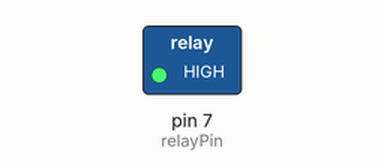
This sketch was run on a simulated Arduino Uno, built with avr-gcc and run on an emulated ATmega328P. On the bench: switched loads named in the sketch (green lamp = pin HIGH).

Above: at 1.2 s.
At 2.0 s:
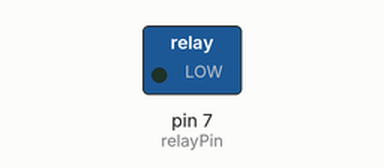
Timing chart, 0 to 5.7 s (numbered marks = the images above):
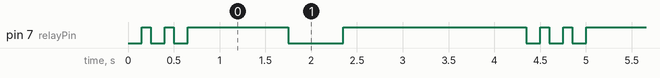

The sketch:

bypass_logic.ino
```cpp
// Smart Hardware Bypass - Relay Frequency Control
// Built by Aliasgar Meman

const int relayPin = 7; // Relay IN pin connected to Arduino Pin 7

void setup() {
  pinMode(relayPin, OUTPUT);
}

void loop() {
  // Automatic Custom Pulse Pattern
  for(int i = 0; i < 3; i++) {
    digitalWrite(relayPin, LOW);  // Horn ON
    delay(150);                   // Duration 150ms
    digitalWrite(relayPin, HIGH); // Horn OFF
    delay(100);                   // Gap 100ms
  }

  delay(1000); // 1 Second gap

  digitalWrite(relayPin, LOW);  // Long Pulse ON
  delay(600);                   // Duration 600ms
  digitalWrite(relayPin, HIGH); // Horn OFF

  delay(2000); // 2 Second gap before looping again
}
```

Measured:
- by itself, pin 7 (relayPin): repeats every 4.4 s: LOW 0.15 s, HIGH 0.10 s, LOW 0.15 s, HIGH 1.1 s, LOW 0.60 s, HIGH 2.0 s, LOW 0.15 s, HIGH 0.10 s
- by itself, everything shown: repeats every 4.4 s, in 8 steps
